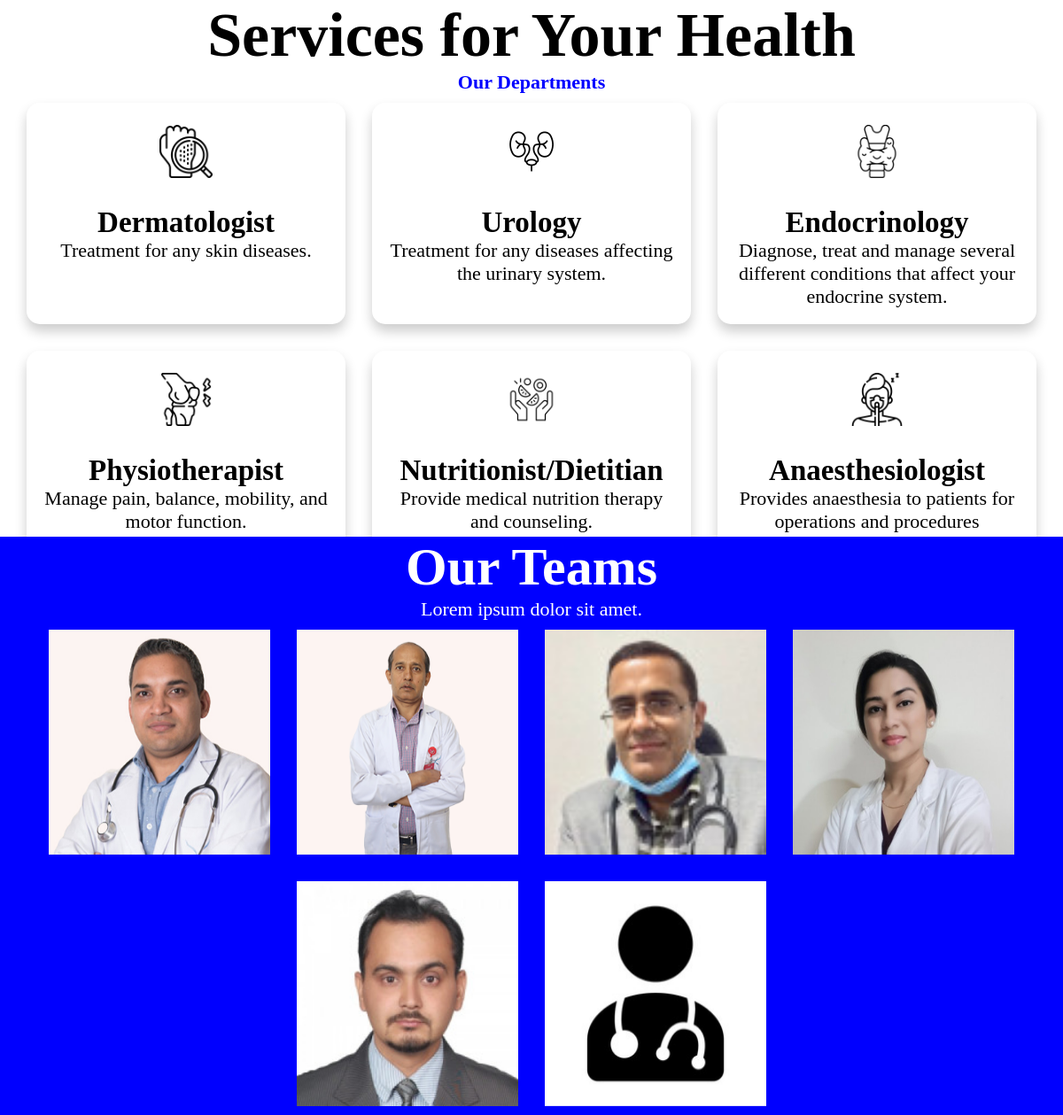
Page /admin/display.php on the committed database.
### tables this page shows
CREATE TABLE `specialities` (
  `id` int(11) NOT NULL,
  `title` varchar(60) NOT NULL,
  `description` text NOT NULL,
  `image_name` varchar(60) NOT NULL,
  `image_path` varchar(255) NOT NULL,
  `created_at` timestamp NULL DEFAULT current_timestamp()
);

CREATE TABLE `doctor` (
  `id` int(11) NOT NULL,
  `fname` varchar(60) NOT NULL,
  `latitude` decimal(10,8) NOT NULL,
  `longitude` decimal(11,8) NOT NULL,
  `email` varchar(60) NOT NULL,
  `password` varchar(60) NOT NULL,
  `phone` varchar(60) NOT NULL,
  `address` varchar(255) NOT NULL,
  `image_name` varchar(255) NOT NULL,
  `image_path` varchar(255) NOT NULL,
  `sid` int(11) DEFAULT NULL,
  `created_at` timestamp NULL DEFAULT current_timestamp()
);

### admin/display.php (the view, shortened to what this page needs)
<?php
     $servername = "localhost";
     $username = "root";
     $password = "";
     $database = "das";
     $conn = mysqli_connect($servername, $username, $password, $database);
?>
<!DOCTYPE html>
<html lang="en">
<head>
    <link rel="stylesheet" href="../assets/style.css">
</head>
<body>
    <section id="services">
        <div class="description">
            <h1>Services for Your Health</h1>
            <h4 style="color: blue;">Our Departments</h4>
        </div>
        <div class="service-card">
            <?php
                $sql = "SELECT * FROM specialities";
                $result = $conn->query($sql);
                while ($row = mysqli_fetch_assoc($result)) {
                    $image_path = $row['image_path'];
                    $title = $row['title'];
                    $description = $row['description'];
            ?>
            <div class="service-card-inner">
                <img src="<?php echo $image_path ?>" alt="$image_name"><br><br>
                <h1><?php echo "$title"; ?></h1>
                <p><?php echo "$description"; ?></p>
            </div>
            <?php
                }
            ?>
        </div>
    </section>
    <section class="team">
        <h1>Our Teams</h1>
        <p>Lorem ipsum dolor sit amet.</p>
        <div class="flip-container">
            <?php
                $dosql = "SELECT * FROM doctor";
                $doresult = $conn->query($dosql);
                while ($row = mysqli_fetch_assoc($doresult)) {
                    $image_path = $row['image_path'];
                    $fname = $row['fname'];
                    $sid = $row['sid'];
            ?>
            <div class="flip-card">
                <div class="flip-card-inner">
                    <div class="flip-card-front">
                        <img src="<?php echo $image_path ?>" alt="$image_name">
                    </div>
                    <div class="flip-card-back">
                        <p class="title"><?php echo "$fname"; ?></p>
                        <p><?php echo "$sid"; ?></p>
                    </div>
                </div>
            </div>
            <?php
                }
            ?>
        </div>
    </section>
</body>
</html>

### assets/style.css (style rules this page uses)
* { margin: 0; padding: 0; box-sizing: border-box; }
body { font-size: 22px; }
#services { display: flex; flex-wrap: wrap; text-align: center; align-items: center; justify-content: center; }
#services .description>h1 { font-family:Cambria, Cochin, Georgia, Times, 'Times New Roman', serif; font-size: 70px; font-weight: 900; }
#services .service-card { height: 500px; width: 1800px; gap: 10px; display: flex; flex-wrap: wrap; justify-content: center; overflow: scroll; }
#services .service-card-inner { margin: 10px; padding: 15px; border-radius: 15px; display: inline-block; height: 250px; width: 30%; overflow-x: hidden; overflow-y: hidden; box-shadow: 0 8px 14px 0 rgba(0,0,0,0.2); }
#services .service-card { -ms-overflow-style: none; scrollbar-width: none; }
#services .service-card-inner>img { width: 60px; height: 60px; margin-top: 10px; }
.team { color: rgb(255, 255, 255); background-color: blue; text-align: center; justify-content: center; }
.team>h1 { font-family:Cambria, Cochin, Georgia, Times, 'Times New Roman', serif; font-size: 60px; }
.flip-container { display: flex; padding: 10px; flex-wrap: wrap; text-align: center; align-items: center; justify-content: center; gap: 30px; }
.flip-card { background-color: transparent; width: 250px; height: 254px; perspective: 1000px; font-family: sans-serif; }
.flip-card-inner { position: relative; width: 100%; height: 100%; text-align: center; transition: transform 0.55s; transform-style: preserve-3d; }
.flip-card-inner img { width: 250px; height: 254px; }
.flip-card-front, .flip-card-back { position: absolute; display: flex; flex-direction: column; justify-content: center; width: 100%; height: 100%; -webkit-backface-visibility: hidden; backface-visibility: hidden; }
.flip-card-back { color: rgb(0, 0, 0); background-color: #ffffff; transform: rotateY(180deg); }
.flip-card-back .title { font-weight: 900; }
.flip-card-back p { font-size: 18px; }

### rows in the picture
specialities: image_path (picture), title "Dermatologist", description "Treatment for any skin diseases."
specialities: image_path (picture), title "Urology", description "Treatment for any diseases affecting the urinary system."
specialities: image_path (picture), title "Endocrinology", description "Diagnose, treat and manage several different conditions that affect your endocrine system."
specialities: image_path (picture), title "Physiotherapist", description "Manage pain, balance, mobility, and motor function."
specialities: image_path (picture), title "Nutritionist/Dietitian", description "Provide medical nutrition therapy and counseling."
specialities: image_path (picture), title "Anaesthesiologist", description "Provides anaesthesia to patients for operations and procedures"
doctor: image_path (picture)
doctor: image_path (picture)
doctor: image_path (picture)
doctor: image_path (picture)
doctor: image_path (picture)
doctor: image_path (picture)
